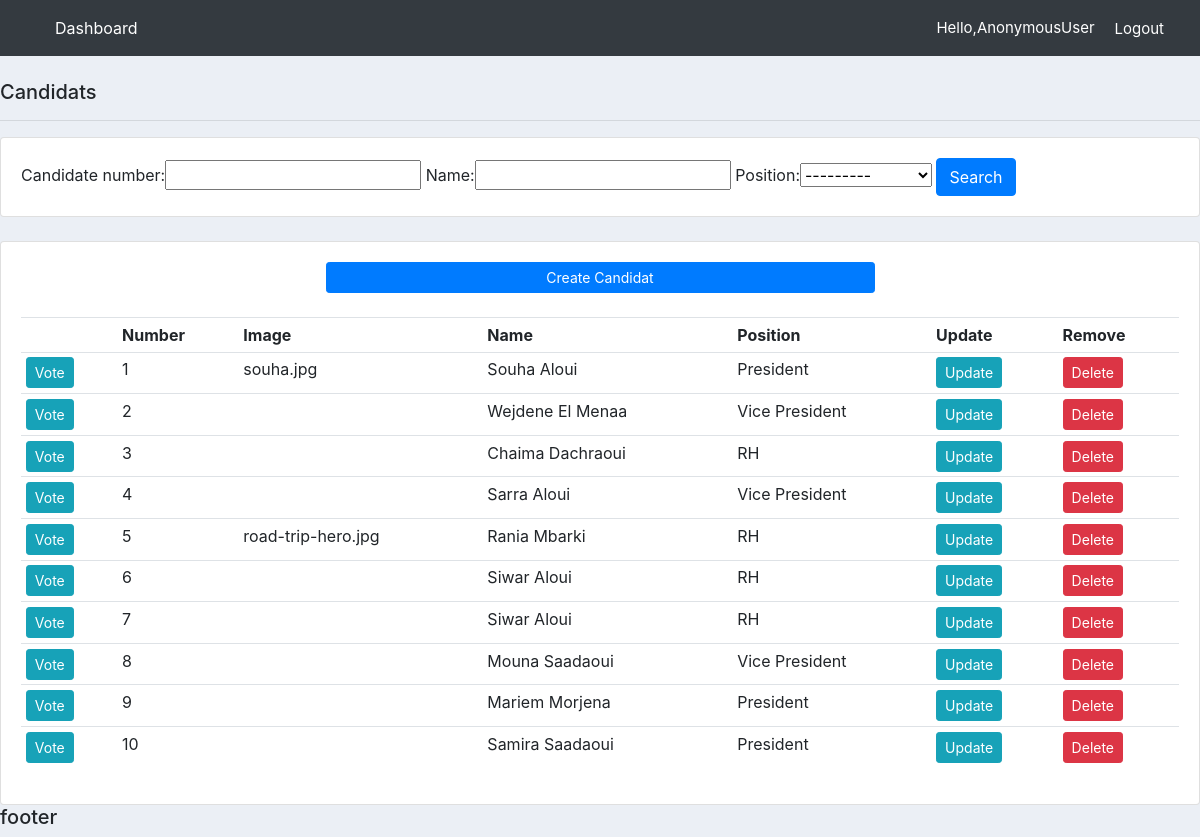
Page /candidates_list on the committed database.
### vote/models.py (models this page shows, shortened)
class Candidate(models.Model):
    candidate_number = models.IntegerField(null=True)
    name = models.CharField(max_length=64)
    votes_counter = models.IntegerField(default=0)
    position = models.ForeignKey(Position, null=True, on_delete= models.SET_NULL)
    image = models.ImageField(null=True, blank=True)

class Position (models.Model):
    position_name = models.CharField(max_length=64)
    def __str__(self):
        return f"{self.position_name}"

### vote/views.py (the view)
# urls.py: path("candidates_list", views.candidates_list, name="candidates_list"),
def candidates_list(request):
    candidate = Candidate.objects.all()
    myFilter = CandidateFilter(request.GET,queryset=candidate)
    candidate=myFilter.qs
    context = {'candidate': candidate, 'myFilter':myFilter}
    return render(request,"home/candidatsVote.html", context)

### vote/templates/home/candidatsVote.html
{% extends 'home/index.html' %}
{% block content %}
{% load static %}
<br>
<div class="row">
	<div class="col">
        <h5>Candidats</h5>
        <hr>
		<div class="card card-body">
			<form method="get">
				{{myFilter.form}}
		    <button class="btn btn-primary" type="submit">Search</button>
		  </form>
		</div>
	</div>
</div>
<br>
<div class="row">
	<div class="col-md">
		<div class="card card-body">
            <div class="d-grid gap-2 col-6 mx-auto">
			<a class="btn btn-primary  btn-sm btn-block" href="{% url 'create_candidate' %}">Create Candidat</a></div>
            <br>
			<table class="table table-sm">
				<tr>
					<th></th>
                    <th>Number</th>
					<th>Image</th>
					<th>Name</th>
					<th>Position</th>
					<th>Update</th>
					<th>Remove</th>
				</tr>
				 {% for i in candidate %}
				 <tr>
					<td><a class="btn btn-sm btn-info" href="{% url 'vote' i.id %}">Vote</a></td>
					 <td>{{i.candidate_number}}</td>
					 <td>{{i.image}}</td>
					 <td>{{i.name}}</td>
					 <td>{{i.position}}</td>
					 <td><a class="btn btn-sm btn-info" href="{% url 'update_candidate' i.id %}">Update</a></td>
					 <td><a class="btn btn-sm btn-danger" href="{% url 'delete' i.id %}">Delete</a></td>
				 </tr>
				 {%  endfor %}
			</table>
		</div>
	</div>
</div>
{% endblock %}

### vote/templates/home/index.html (shortened to what this page needs)
{% load static %}
<!DOCTYPE html>
<html>
  <head>
    <link rel="stylesheet" href="https://cdn.jsdelivr.net/npm/bootstrap@4.6.1/dist/css/bootstrap.min.css">
  </head>
  <body>
    {% include 'home/navbar.html' %}
    {% block content %}
    {% endblock %}
    <h5>footer</h5>
  </body>
</html>

### vote/templates/home/navbar.html (shortened to what this page needs)
<nav class="navbar navbar-expand-lg navbar-dark bg-dark">
    <div class="container-fluid">
      <div class="collapse navbar-collapse" id="navbarNav">
        <ul class="navbar-nav">
          <li class="nav-item">
            <a class="nav-link active" aria-current="page" href="{% url 'dashboard' %}">Dashboard</a>
          </li>
          <li class="nav-item">
            <a class="nav-link" href=""></a>
          </li>
          <li class="nav-item">
            <a class="nav-link" href=""></a>
          </li>
        </ul>
      </div>
    </div>
    <span class="hello-msg">Hello,{{request.user}}</span>
  <span ><a  class="hello-msg" href="{% url 'logout' %}">Logout</a></span>
  </nav>

### vote/templates/home/index.html (style rules this page uses)
body { background-color: #ebeff5; }

### vote/templates/home/navbar.html (style rules this page uses)
.hello-msg { font-size: 15px; color: #fff; margin-right: 20px; }

### rows in the picture
Candidate: candidate_number "1", image "souha.jpg", name "Souha Aloui", position "President"
Candidate: candidate_number "2", name "Wejdene El Menaa", position "Vice President"
Candidate: candidate_number "3", name "Chaima Dachraoui", position "RH"
Candidate: candidate_number "4", name "Sarra Aloui", position "Vice President"
Candidate: candidate_number "5", image "road-trip-hero.jpg", name "Rania Mbarki", position "RH"
Candidate: candidate_number "6", name "Siwar Aloui", position "RH"
Candidate: candidate_number "7", name "Siwar Aloui", position "RH"
Candidate: candidate_number "8", name "Mouna Saadaoui", position "Vice President"
Candidate: candidate_number "9", name "Mariem Morjena", position "President"
Candidate: candidate_number "10", name "Samira Saadaoui", position "President"

### other values in the picture
{{ request.user }} "AnonymousUser"
